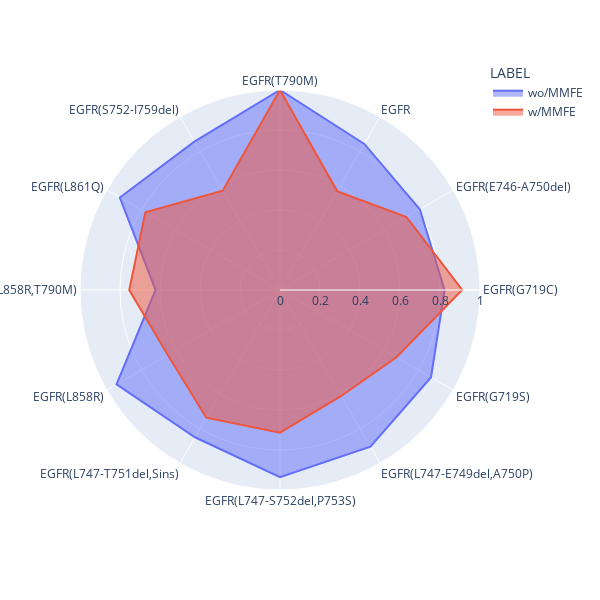

This figure's notebook cell:
### Code cell
fig = px.line_polar(
    df_mean,
    r='AFFINITY',
    theta='KINASE',
    color='LABEL',
    line_close=True,
    width=600,
    height=600,
    #range_r=[0.5,1.1]
)
fig.update_traces(fill='toself')

#fig.write_image(os.path.join(output_dir, f"{target_kinase}.png"))
fig.show()

### Figure 1 — Plotly figure (JSON) as saved in the notebook; plotly's stock layout.template omitted (floating-point values rounded to 4 significant figures)
{"data": [{"fill": "toself", "hovertemplate": "LABEL=wo/MMFE<br>AFFINITY=%{r}<br>KINASE=%{theta}<extra></extra>", "legendgroup": "wo/MMFE", "line": {"color": "#636efa", "dash": "solid"}, "marker": {"symbol": "circle"}, "mode": "lines", "name": "wo/MMFE", "r": [1.0, 0.8433, 0.8072, 0.8231, 0.8721, 0.9044, 0.9355, 0.8503, 0.9437, 0.6224, 0.9246, 0.8566, 1.0], "showlegend": true, "subplot": "polar", "theta": ["EGFR(T790M)", "EGFR", "EGFR(E746-A750del)", "EGFR(G719C)", "EGFR(G719S)", "EGFR(L747-E749del,A750P)", "EGFR(L747-S752del,P753S)", "EGFR(L747-T751del,Sins)", "EGFR(L858R)", "EGFR(L858R,T790M)", "EGFR(L861Q)", "EGFR(S752-I759del)", "EGFR(T790M)"], "type": "scatterpolar"}, {"fill": "toself", "hovertemplate": "LABEL=w/MMFE<br>AFFINITY=%{r}<br>KINASE=%{theta}<extra></extra>", "legendgroup": "w/MMFE", "line": {"color": "#EF553B", "dash": "solid"}, "marker": {"symbol": "circle"}, "mode": "lines", "name": "w/MMFE", "r": [1.0, 0.5711, 0.7302, 0.911, 0.6724, 0.6119, 0.7135, 0.737, 0.6485, 0.7539, 0.7771, 0.573, 1.0], "showlegend": true, "subplot": "polar", "theta": ["EGFR(T790M)", "EGFR", "EGFR(E746-A750del)", "EGFR(G719C)", "EGFR(G719S)", "EGFR(L747-E749del,A750P)", "EGFR(L747-S752del,P753S)", "EGFR(L747-T751del,Sins)", "EGFR(L858R)", "EGFR(L858R,T790M)", "EGFR(L861Q)", "EGFR(S752-I759del)", "EGFR(T790M)"], "type": "scatterpolar"}], "layout": {"height": 600, "legend": {"title": {"text": "LABEL"}, "tracegroupgap": 0}, "margin": {"t": 60}, "polar": {"angularaxis": {"direction": "clockwise", "rotation": 90}, "domain": {"x": [0, 1], "y": [0, 1]}}, "width": 600}}
